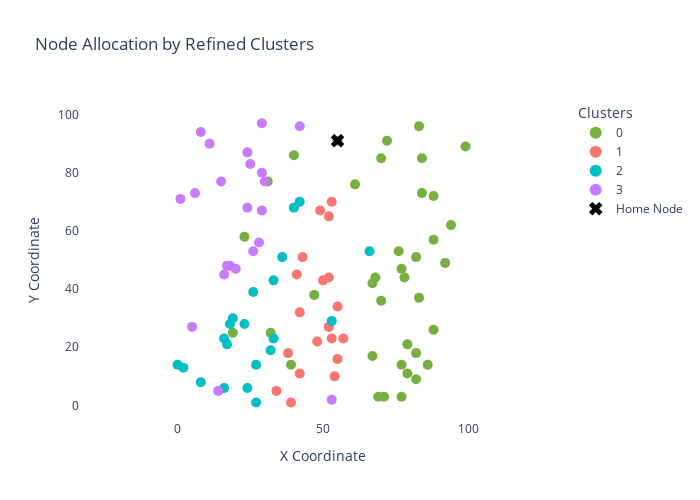

Write notebook code for a chart like this one.
### Markdown cell above
- print more info (opening hours, fixed appointments, priority, decisions [removing a node, replacing a node to another day, priority, etc])
- use data to fine tune hyperparameters

evtl:
- Store state and if it was possible to find routes for all solutions iteratively add nodes based on node priority and distance to root node (those further away should be included more likely)
- Test Discrete Priority (must be visited this week; must be visited next week; ...)
- Compare routes with and without overnight stays / large clusters

### Code cell
plot_refined_clusters(refined_clusters, nodes_df, home_node_id=0)

### Figure 1 — Plotly figure (JSON) as saved in the notebook; plotly's stock layout.template omitted (floating-point values rounded to 4 significant figures)
{"data": [{"hoverinfo": "text", "hovertext": ["Node: 0<br>Days: [0, 1, 2, 3, 4]<br>Priority: 0.54 <br>Angle to home: 0.0 <br>Distance to home: 0.0", "Node: 3<br>Days: [0, 1, 2, 3, 4]<br>Priority: 0.70 <br>Angle to home: 286.6992442339936 <br>Distance to home: 83.52", "Node: 17<br>Days: [0, 1, 2, 3, 4]<br>Priority: 0.29 <br>Angle to home: 198.434948822922 <br>Distance to home: 15.81", "Node: 21<br>Days: [0, 1, 2, 3, 4]<br>Priority: 0.46 <br>Angle to home: 291.92958775017536 <br>Distance to home: 83.01", "Node: 22<br>Days: [0, 1, 2, 3, 4]<br>Priority: 1.00 <br>Angle to home: 298.9264258352536 <br>Distance to home: 43.42", "Node: 23<br>Days: [0, 1, 2, 3, 4]<br>Priority: 0.38 <br>Angle to home: 296.9165546169513 <br>Distance to home: 72.9", "Node: 26<br>Days: [0, 1, 2, 3, 4]<br>Priority: 0.62 <br>Angle to home: 283.7607851117912 <br>Distance to home: 50.45", "Node: 27<br>Days: [0, 1, 2, 3, 4]<br>Priority: 0.69 <br>Angle to home: 290.2975697722287 <br>Distance to home: 77.83", "Node: 29<br>Days: [0, 1, 2, 3, 4]<br>Priority: 0.14 <br>Angle to home: 279.21102654081665 <br>Distance to home: 74.97", "Node: 30<br>Days: [0, 1, 2, 3, 4]<br>Priority: 0.50 <br>Angle to home: 311.37851529588266 <br>Distance to home: 55.97", "Node: 31<br>Days: [0, 1, 2, 3, 4]<br>Priority: 0.52 <br>Angle to home: 288.22507511135444 <br>Distance to home: 86.33", "Node: 32<br>Days: [0, 1, 2, 3, 4]<br>Priority: 0.50 <br>Angle to home: 296.07535558394875 <br>Distance to home: 52.33", "Node: 35<br>Days: [0, 1, 2, 3, 4]<br>Priority: 0.50 <br>Angle to home: 210.25643716352928 <br>Distance to home: 27.78", "Node: 37<br>Days: [0, 1, 2, 3, 4]<br>Priority: 0.43 <br>Angle to home: 338.1985905136482 <br>Distance to home: 16.16", "Node: 39<br>Days: [0, 1, 2, 3, 4]<br>Priority: 1.00 <br>Angle to home: 225.88140399658212 <br>Distance to home: 45.97", "Node: 41<br>Days: [0, 1, 2, 3, 4]<br>Priority: 0.07 <br>Angle to home: 241.3895403340348 <br>Distance to home: 75.18", "Node: 43<br>Days: [0, 1, 2, 3, 4]<br>Priority: 0.27 <br>Angle to home: 261.41637851988605 <br>Distance to home: 53.6", "Node: 45<br>Days: [0, 1, 2, 3, 4]<br>Priority: 0.42 <br>Angle to home: 297.4075754378184 <br>Distance to home: 60.83", "Node: 46<br>Days: [0, 1, 2, 3, 4]<br>Priority: 0.45 <br>Angle to home: 288.92464441605125 <br>Distance to home: 74.0", "Node: 48<br>Days: [0, 1, 2, 3, 4]<br>Priority: 0.27 <br>Angle to home: 314.14490260373327 <br>Distance to home: 47.38", "Node: 53<br>Days: [0, 1, 2, 3, 4]<br>Priority: 0.59 <br>Angle to home: 304.0193499898265 <br>Distance to home: 48.26", "Node: 57<br>Days: [0, 1, 2, 3, 4]<br>Priority: 0.24 <br>Angle to home: 348.3106308245608 <br>Distance to home: 29.61", "Node: 59<br>Days: [0, 1, 2, 3, 4]<br>Priority: 0.21 <br>Angle to home: 250.78732818281438 <br>Distance to home: 69.89", "Node: 60<br>Days: [0, 1, 2, 3, 4]<br>Priority: 0.21 <br>Angle to home: 279.0394828033551 <br>Distance to home: 89.11", "Node: 66<br>Days: [0, 1, 2, 3, 4]<br>Priority: 0.38 <br>Angle to home: 285.94539590092285 <br>Distance to home: 80.08", "Node: 68<br>Days: [0, 1, 2, 3, 4]<br>Priority: 0.19 <br>Angle to home: 280.304846468766 <br>Distance to home: 89.44", "Node: 69<br>Days: [0, 1, 2, 3, 4]<br>Priority: 0.42 <br>Angle to home: 296.565051177078 <br>Distance to home: 49.19", "Node: 70<br>Days: [0, 1, 2, 3, 4]<br>Priority: 0.47 <br>Angle to home: 328.1725534233269 <br>Distance to home: 34.13", "Node: 73<br>Days: [0, 1, 2, 3, 4]<br>Priority: 0.80 <br>Angle to home: 10.124671655397817 <br>Distance to home: 28.44", "Node: 74<br>Days: [0, 1, 2, 3, 4]<br>Priority: 0.28 <br>Angle to home: 0.0 <br>Distance to home: 17.0", "Node: 77<br>Days: [0, 1, 2, 3, 4]<br>Priority: 0.75 <br>Angle to home: 285.25511870305775 <br>Distance to home: 57.01", "Node: 86<br>Days: [0, 1, 2, 3, 4]<br>Priority: 0.90 <br>Angle to home: 285.4612177404419 <br>Distance to home: 48.76", "Node: 88<br>Days: [0, 1, 2, 3, 4]<br>Priority: 0.69 <br>Angle to home: 284.03624346792645 <br>Distance to home: 90.71", "Node: 89<br>Days: [0, 1, 2, 3, 4]<br>Priority: 0.10 <br>Angle to home: 258.2614287932777 <br>Distance to home: 78.64", "Node: 91<br>Days: [0, 1, 2, 3, 4]<br>Priority: 0.33 <br>Angle to home: 323.3658861240326 <br>Distance to home: 48.6", "Node: 97<br>Days: [0, 1, 2, 3, 4]<br>Priority: 0.82 <br>Angle to home: 357.3974377975002 <br>Distance to home: 44.05", "Node: 98<br>Days: [0, 1, 2, 3, 4]<br>Priority: 0.90 <br>Angle to home: 291.8014094863518 <br>Distance to home: 16.16", "Node: 99<br>Days: [0, 1, 2, 3, 4]<br>Priority: 0.70 <br>Angle to home: 330.06848815949223 <br>Distance to home: 38.08"], "marker": {"color": "#76B041", "size": 10}, "mode": "markers", "name": "0", "type": "scatter", "x": [55, 79, 40, 86, 76, 88, 67, 82, 67, 92, 82, 78, 31, 70, 23, 19, 47, 83, 79, 88, 82, 84, 32, 69, 77, 71, 77, 84, 83, 72, 70, 68, 77, 39, 94, 99, 61, 88], "y": [91, 11, 86, 14, 53, 26, 42, 18, 17, 49, 9, 44, 77, 85, 58, 25, 38, 37, 21, 57, 51, 85, 25, 3, 14, 3, 47, 73, 96, 91, 36, 44, 3, 14, 62, 89, 76, 72]}, {"hoverinfo": "text", "hovertext": ["Node: 1<br>Days: [0, 1, 2, 3, 4]<br>Priority: 1.00 <br>Angle to home: 270.0 <br>Distance to home: 75.0", "Node: 4<br>Days: [0, 1, 2, 3, 4]<br>Priority: 0.50 <br>Angle to home: 253.07248693585296 <br>Distance to home: 48.08", "Node: 7<br>Days: [0, 1, 2, 3, 4]<br>Priority: 0.90 <br>Angle to home: 270.0 <br>Distance to home: 57.0", "Node: 11<br>Days: [0, 1, 2, 3, 4]<br>Priority: 0.69 <br>Angle to home: 264.0531369460265 <br>Distance to home: 48.26", "Node: 13<br>Days: [0, 1, 2, 3, 4]<br>Priority: 0.07 <br>Angle to home: 260.7701137562723 <br>Distance to home: 81.05", "Node: 16<br>Days: [0, 1, 2, 3, 4]<br>Priority: 0.33 <br>Angle to home: 256.27770286686643 <br>Distance to home: 88.53", "Node: 18<br>Days: [0, 1, 2, 3, 4]<br>Priority: 0.71 <br>Angle to home: 259.9194020124577 <br>Distance to home: 91.41", "Node: 20<br>Days: [0, 1, 2, 3, 4]<br>Priority: 0.54 <br>Angle to home: 269.2926806314557 <br>Distance to home: 81.01", "Node: 40<br>Days: [0, 1, 2, 3, 4]<br>Priority: 0.78 <br>Angle to home: 271.6846843178963 <br>Distance to home: 68.03", "Node: 42<br>Days: [0, 1, 2, 3, 4]<br>Priority: 1.00 <br>Angle to home: 257.5740571345725 <br>Distance to home: 60.42", "Node: 63<br>Days: [0, 1, 2, 3, 4]<br>Priority: 0.20 <br>Angle to home: 253.30075576600638 <br>Distance to home: 41.76", "Node: 64<br>Days: [0, 1, 2, 3, 4]<br>Priority: 0.52 <br>Angle to home: 264.2072035049678 <br>Distance to home: 69.35", "Node: 65<br>Days: [0, 1, 2, 3, 4]<br>Priority: 0.10 <br>Angle to home: 264.5596679689945 <br>Distance to home: 21.1", "Node: 75<br>Days: [0, 1, 2, 3, 4]<br>Priority: 0.47 <br>Angle to home: 263.418055344822 <br>Distance to home: 26.17", "Node: 79<br>Days: [0, 1, 2, 3, 4]<br>Priority: 1.00 <br>Angle to home: 266.3477772196936 <br>Distance to home: 47.1", "Node: 81<br>Days: [0, 1, 2, 3, 4]<br>Priority: 0.37 <br>Angle to home: 268.3153156821037 <br>Distance to home: 68.03", "Node: 92<br>Days: [0, 1, 2, 3, 4]<br>Priority: 0.67 <br>Angle to home: 255.96375653207352 <br>Distance to home: 24.74", "Node: 95<br>Days: [0, 1, 2, 3, 4]<br>Priority: 0.10 <br>Angle to home: 267.316224840531 <br>Distance to home: 64.07", "Node: 96<br>Days: [0, 1, 2, 3, 4]<br>Priority: 1.00 <br>Angle to home: 256.8907918018457 <br>Distance to home: 74.95"], "marker": {"color": "#F8766D", "size": 10}, "mode": "markers", "name": "1", "type": "scatter", "x": [55, 41, 55, 50, 42, 34, 39, 54, 57, 42, 43, 48, 53, 52, 52, 53, 49, 52, 38], "y": [16, 45, 34, 43, 11, 5, 1, 10, 23, 32, 51, 22, 70, 65, 44, 23, 67, 27, 18]}, {"hoverinfo": "text", "hovertext": ["Node: 2<br>Days: [0, 1, 2, 3, 4]<br>Priority: 0.04 <br>Angle to home: 240.85192815428695 <br>Distance to home: 59.54", "Node: 6<br>Days: [0, 1, 2, 3, 4]<br>Priority: 0.46 <br>Angle to home: 252.71850162818333 <br>Distance to home: 94.25", "Node: 14<br>Days: [0, 1, 2, 3, 4]<br>Priority: 0.25 <br>Angle to home: 239.57421619803873 <br>Distance to home: 73.06", "Node: 33<br>Days: [0, 1, 2, 3, 4]<br>Priority: 0.62 <br>Angle to home: 252.28420729362307 <br>Distance to home: 75.58", "Node: 36<br>Days: [0, 1, 2, 3, 4]<br>Priority: 0.35 <br>Angle to home: 286.1443387802835 <br>Distance to home: 39.56", "Node: 44<br>Days: [0, 1, 2, 3, 4]<br>Priority: 0.81 <br>Angle to home: 243.07232214895947 <br>Distance to home: 70.66", "Node: 47<br>Days: [0, 1, 2, 3, 4]<br>Priority: 0.15 <br>Angle to home: 240.16446089973846 <br>Distance to home: 78.39", "Node: 50<br>Days: [0, 1, 2, 3, 4]<br>Priority: 0.28 <br>Angle to home: 245.37643521383637 <br>Distance to home: 52.8", "Node: 54<br>Days: [0, 1, 2, 3, 4]<br>Priority: 0.82 <br>Angle to home: 234.46232220802563 <br>Distance to home: 94.63", "Node: 55<br>Days: [0, 1, 2, 3, 4]<br>Priority: 0.39 <br>Angle to home: 250.01689347810003 <br>Distance to home: 81.93", "Node: 58<br>Days: [0, 1, 2, 3, 4]<br>Priority: 0.16 <br>Angle to home: 239.45242825109298 <br>Distance to home: 70.83", "Node: 62<br>Days: [0, 1, 2, 3, 4]<br>Priority: 1.00 <br>Angle to home: 244.59228189105153 <br>Distance to home: 44.28", "Node: 67<br>Days: [0, 1, 2, 3, 4]<br>Priority: 0.85 <br>Angle to home: 241.50436138175502 <br>Distance to home: 79.65", "Node: 71<br>Days: [0, 1, 2, 3, 4]<br>Priority: 0.89 <br>Angle to home: 235.80439459753924 <br>Distance to home: 94.3", "Node: 72<br>Days: [0, 1, 2, 3, 4]<br>Priority: 0.05 <br>Angle to home: 249.96278983080703 <br>Distance to home: 90.48", "Node: 78<br>Days: [0, 1, 2, 3, 4]<br>Priority: 0.15 <br>Angle to home: 238.24051991518718 <br>Distance to home: 24.7", "Node: 80<br>Days: [0, 1, 2, 3, 4]<br>Priority: 0.35 <br>Angle to home: 240.47863816541835 <br>Distance to home: 95.38", "Node: 85<br>Days: [0, 1, 2, 3, 4]<br>Priority: 0.27 <br>Angle to home: 245.35322914806886 <br>Distance to home: 93.52", "Node: 87<br>Days: [0, 1, 2, 3, 4]<br>Priority: 0.40 <br>Angle to home: 268.1523897340054 <br>Distance to home: 62.03", "Node: 90<br>Days: [0, 1, 2, 3, 4]<br>Priority: 0.04 <br>Angle to home: 252.07208023799276 <br>Distance to home: 71.47", "Node: 94<br>Days: [0, 1, 2, 3, 4]<br>Priority: 0.18 <br>Angle to home: 236.88865803962796 <br>Distance to home: 27.46"], "marker": {"color": "#00BFC4", "size": 10}, "mode": "markers", "name": "2", "type": "scatter", "x": [26, 27, 18, 32, 66, 23, 16, 33, 0, 27, 19, 36, 17, 2, 24, 42, 8, 16, 53, 33, 40], "y": [39, 1, 28, 19, 53, 28, 23, 43, 14, 14, 30, 51, 21, 13, 6, 70, 8, 6, 29, 23, 68]}, {"hoverinfo": "text", "hovertext": ["Node: 5<br>Days: [0, 1, 2, 3, 4]<br>Priority: 0.43 <br>Angle to home: 229.28915332881903 <br>Distance to home: 56.73", "Node: 8<br>Days: [0, 1, 2, 3, 4]<br>Priority: 0.62 <br>Angle to home: 202.93210043758978 <br>Distance to home: 28.23", "Node: 9<br>Days: [0, 1, 2, 3, 4]<br>Priority: 0.80 <br>Angle to home: 231.49934627965456 <br>Distance to home: 56.22", "Node: 10<br>Days: [0, 1, 2, 3, 4]<br>Priority: 0.77 <br>Angle to home: 176.34777721969368 <br>Distance to home: 47.1", "Node: 12<br>Days: [0, 1, 2, 3, 4]<br>Priority: 0.86 <br>Angle to home: 199.29004621918875 <br>Distance to home: 42.38", "Node: 15<br>Days: [0, 1, 2, 3, 4]<br>Priority: 0.92 <br>Angle to home: 268.71267105847494 <br>Distance to home: 89.02", "Node: 19<br>Days: [0, 1, 2, 3, 4]<br>Priority: 0.89 <br>Angle to home: 222.70938995736145 <br>Distance to home: 35.38", "Node: 24<br>Days: [0, 1, 2, 3, 4]<br>Priority: 0.44 <br>Angle to home: 244.51079944371327 <br>Distance to home: 95.27", "Node: 25<br>Days: [0, 1, 2, 3, 4]<br>Priority: 0.71 <br>Angle to home: 200.32313682966296 <br>Distance to home: 57.58", "Node: 28<br>Days: [0, 1, 2, 3, 4]<br>Priority: 0.65 <br>Angle to home: 228.5322945838909 <br>Distance to home: 57.38", "Node: 34<br>Days: [0, 1, 2, 3, 4]<br>Priority: 0.18 <br>Angle to home: 167.0053832080835 <br>Distance to home: 26.68", "Node: 38<br>Days: [0, 1, 2, 3, 4]<br>Priority: 0.24 <br>Angle to home: 194.93141717813754 <br>Distance to home: 31.05", "Node: 49<br>Days: [0, 1, 2, 3, 4]<br>Priority: 0.50 <br>Angle to home: 187.35237935989235 <br>Distance to home: 31.26", "Node: 51<br>Days: [0, 1, 2, 3, 4]<br>Priority: 0.25 <br>Angle to home: 158.96248897457818 <br>Distance to home: 13.93", "Node: 52<br>Days: [0, 1, 2, 3, 4]<br>Priority: 0.08 <br>Angle to home: 232.6506509553594 <br>Distance to home: 47.8", "Node: 56<br>Days: [0, 1, 2, 3, 4]<br>Priority: 1.00 <br>Angle to home: 200.1706534118504 <br>Distance to home: 52.2", "Node: 61<br>Days: [0, 1, 2, 3, 4]<br>Priority: 0.78 <br>Angle to home: 232.35237935989235 <br>Distance to home: 44.2", "Node: 76<br>Days: [0, 1, 2, 3, 4]<br>Priority: 0.17 <br>Angle to home: 229.70785224437222 <br>Distance to home: 60.31", "Node: 82<br>Days: [0, 1, 2, 3, 4]<br>Priority: 0.20 <br>Angle to home: 209.24882633654695 <br>Distance to home: 28.65", "Node: 83<br>Days: [0, 1, 2, 3, 4]<br>Priority: 0.38 <br>Angle to home: 181.30195267257886 <br>Distance to home: 44.01", "Node: 84<br>Days: [0, 1, 2, 3, 4]<br>Priority: 0.12 <br>Angle to home: 232.00126755749534 <br>Distance to home: 81.22", "Node: 93<br>Days: [0, 1, 2, 3, 4]<br>Priority: 0.52 <br>Angle to home: 216.5730309785193 <br>Distance to home: 38.6"], "marker": {"color": "#C77CFF", "size": 10}, "mode": "markers", "name": "3", "type": "scatter", "x": [18, 29, 20, 8, 15, 53, 29, 14, 1, 17, 29, 25, 24, 42, 26, 6, 28, 16, 30, 11, 5, 24], "y": [48, 80, 47, 94, 77, 2, 67, 5, 71, 48, 97, 83, 87, 96, 53, 73, 56, 45, 77, 90, 27, 68]}, {"hoverinfo": "text", "hovertext": "Home: Node 0", "marker": {"color": "black", "size": 12, "symbol": "x"}, "mode": "markers", "name": "Home Node", "type": "scatter", "x": [55], "y": [91]}], "layout": {"height": 500, "hovermode": "closest", "legend": {"itemsizing": "constant", "title": {"text": "Clusters"}}, "plot_bgcolor": "white", "title": {"text": "Node Allocation by Refined Clusters"}, "width": 700, "xaxis": {"range": [-5, 105], "title": {"text": "X Coordinate"}}, "yaxis": {"range": [-5, 105], "scaleanchor": "x", "scaleratio": 1, "title": {"text": "Y Coordinate"}}}}
